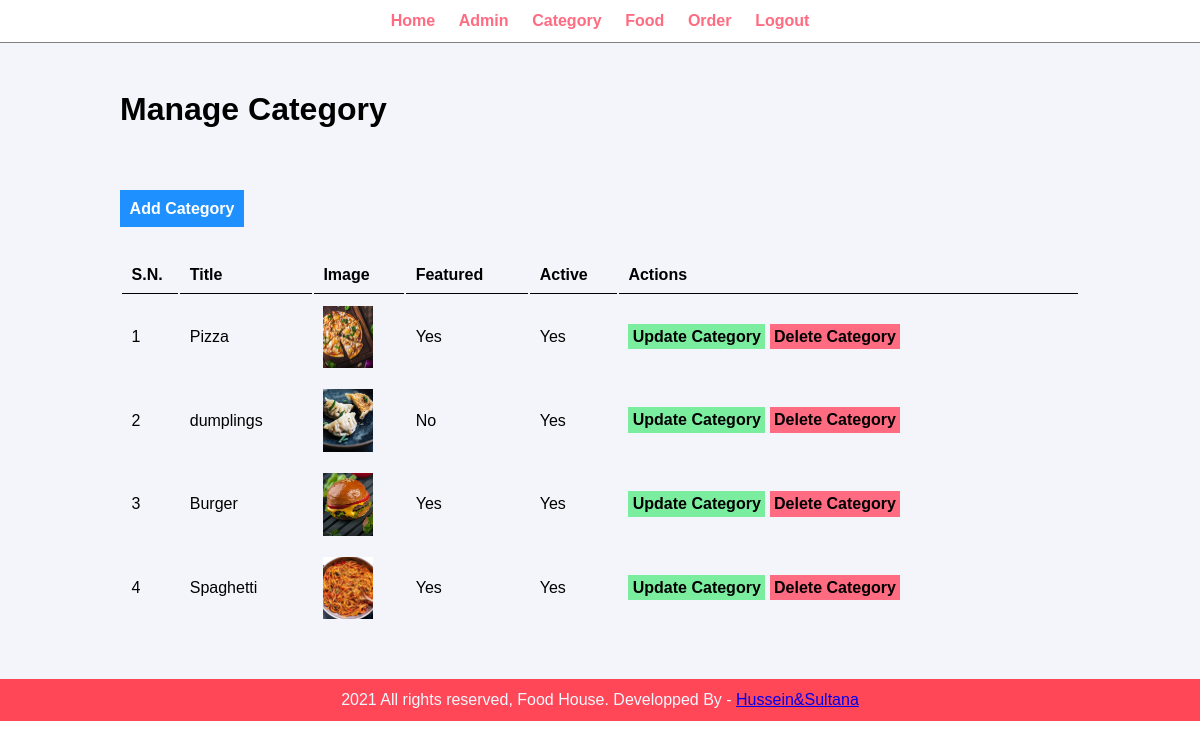
Page /admin/manage-category.php (signed in) on the committed database.
### tables this page shows
CREATE TABLE `tbl_category` (
  `id` int(10) UNSIGNED NOT NULL,
  `title` varchar(100) NOT NULL,
  `image_name` varchar(255) NOT NULL,
  `featured` varchar(10) NOT NULL,
  `active` varchar(10) NOT NULL
);

### admin/manage-category.php (the view, shortened to what this page needs)
<?php  include('partials/menu.php');?>
<div class="main-content">
    <div class="wrapper">
        <h1>Manage Category</h1>
        <br><br>
        <br><br>
        <a href="<?php  echo SITEURL;?>admin/add-category.php" class="btn-primary">Add Category</a>
        <br><br><br>
        <table class="tbl-full">
          <tr>
            <th>S.N.</th>
            <th>Title</th>
            <th>Image</th>
            <th>Featured</th>
            <th>Active</th>
            <th>Actions</th>
          </tr>
          <?php
          $sql ="SELECT * FROM tbl_category";
          $res=mysqli_query($conn,$sql);
          $count =mysqli_num_rows($res);
          $sn=1;
          if($count>0){
            while($row=mysqli_fetch_assoc($res)){
              $id=$row['id'];
              $title=$row['title'];
              $image_name=$row['image_name'];
              $featured=$row['featured'];
              $active=$row['active'];
              ?>
              <tr>
                <td><?php echo $sn++; ?> </td>
                <td> <?php echo $title; ?></td>
                <td>
                  <?php
                  if($image_name!=""){
                    ?>
                    <img src="<?php echo SITEURL; ?>images/category/<?php echo $image_name; ?> " width="50px">
                    <?php
                  }
                  else{
                    echo "<div class='error'>Image not Added</div>";
                  }
                  ?>
                </td>
                <td><?php echo $featured; ?></td>
                <td><?php echo $active; ?></td>
                <td>
                    <a href="<?php echo SITEURL; ?>admin/update-category.php?id=<?php echo $id; ?>" class="btn-secondary"> Update Category</a>
                    <a href="<?php echo SITEURL; ?>admin/delete-category.php?id=<?php echo $id; ?>&image_name=<?php echo $image_name ?>" class="btn-danger"> Delete Category</a>
                </td>
              </tr>
              <?php
            }
          }
          ?>
        </table>
    </div>
</div>
<?php include('partials/footer.php') ?>

### admin/partials/menu.php (shortened to what this page needs)
<html>
    <head>
        <link rel="stylesheet" href="../css/admin1.css"/>
    </head>
    <body>
        <div class="menu text-center">
            <div class="wrapper">
                <ul>
                    <li><a href="index.php">Home</a></li>
                    <li><a href="manage-admin.php">Admin</a></li>
                    <li><a href="manage-category.php">Category</a></li>
                    <li><a href="manage-food.php">Food</a></li>
                    <li><a href="manage-order.php">Order</a></li>
                    <li><a href="logout.php">Logout</a></li>
                </ul>
            </div>
        </div>

### admin/partials/footer.php
<div class="footer">
            <div class="wrapper">
                <p class="text-center"> 2021 All rights reserved, Food House. Developped By - <a href="#"> Hussein&Sultana </a></p>
            </div>
        </div>
    </body>
</html>

### css/admin1.css (style rules this page uses)
* { margin: 0; padding: 0; font-family: Arial, Helvetica, sans-serif; }
.wrapper { padding: 1%; width: 80%; margin: 0 auto; }
.text-center { text-align: center; }
.tbl-full { width: 100%; }
table tr th { border-bottom: 1px solid black; padding: 1%; text-align: left; }
table tr td { padding: 1%; }
.btn-primary { background-color: #1e90ff; padding: 1%; color: white; text-decoration: none; font-weight: bold; }
.btn-secondary { background-color: #7bed9f; padding: 1%; color: black; text-decoration: none; font-weight: bold; }
.btn-danger { background-color: #ff6b81; padding: 1%; color: black; text-decoration: none; font-weight: bold; }
.menu { border-bottom: 1px solid gray; }
.menu ul { list-style-type: none; }
.menu ul li { display: inline; padding: 1%; }
.menu ul li a { text-decoration: none; font-weight: bold; color: #ff6b81; }
.main-content { background-color: #f3f5fa; padding: 3% 0; }
.footer { background-color: #ff4757; color: aliceblue; }

### rows in the picture
tbl_category: title "Pizza", image_name (picture), featured "Yes", active "Yes"
tbl_category: title "dumplings", image_name (picture), featured "No", active "Yes"
tbl_category: title "Burger", image_name (picture), featured "Yes", active "Yes"
tbl_category: title "Spaghetti", image_name (picture), featured "Yes", active "Yes"
